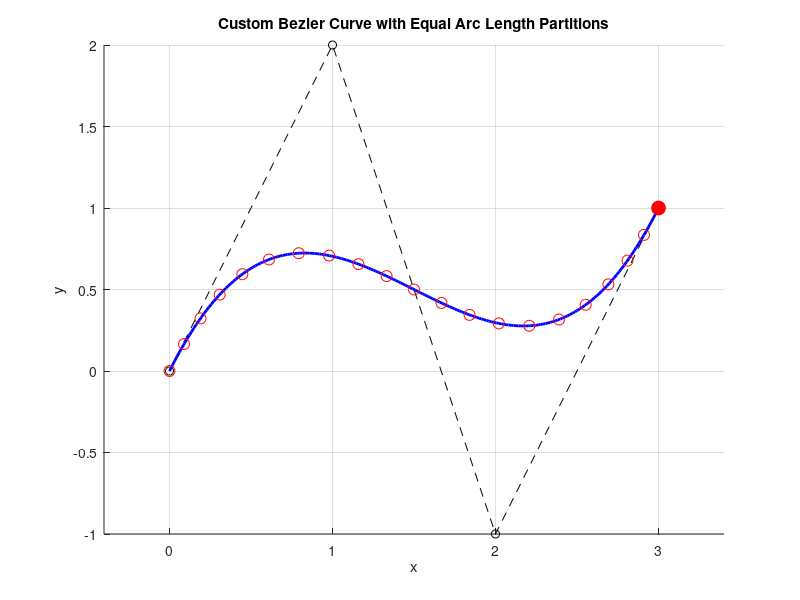

This figure's MATLAB source:
% Task 6: Create and equipartition a custom Bezier curve path
% 题目6：创建自定义贝塞尔曲线路径并进行等分

function task6_custom_bezier
    % 定义控制点（这里创建一个 "S" 形状）
    control_points = [
        0, 0;    % P0
        1, 2;    % P1
        2, -1;   % P2
        3, 1     % P3
    ];

    % 等分曲线
    n = 20;  % 分段数
    s_values = linspace(0, 1, n+1);
    t_values = zeros(size(s_values));
    total_length = compute_arc_length(1, control_points);

    % 使用牛顿法找到对应的 t 值
    for i = 1:length(s_values)
        target_length = s_values(i) * total_length;
        t_values(i) = find_t_newton(target_length, control_points, total_length);
    end

    % 绘制曲线和等分点
    figure;
    hold on;
    grid on;

    % 绘制控制多边形
    plot(control_points(:,1), control_points(:,2), 'k--o');

    % 绘制贝塞尔曲线
    t_plot = linspace(0, 1, 200)';
    [x_plot, y_plot] = bezier_curve(t_plot, control_points);
    plot(x_plot, y_plot, 'b-', 'LineWidth', 2);

    % 绘制等分点
    [x_points, y_points] = bezier_curve(t_values(:), control_points);
    plot(x_points, y_points, 'ro', 'MarkerSize', 8);

    title('Custom Bezier Curve with Equal Arc Length Partitions');
    xlabel('x');
    ylabel('y');
    axis equal;

    % 添加动画演示
    animate_motion(t_values, control_points);
end

function [x, y] = bezier_curve(t, control_points)
    % 确保 t 是列向量
    t = t(:);
    % 三次贝塞尔曲线公式
    B = [(1-t).^3, 3*t.*(1-t).^2, 3*t.^2.*(1-t), t.^3];
    x = B * control_points(:,1);
    y = B * control_points(:,2);
end

function [dx, dy] = bezier_derivative(t, control_points)
    % 计算导数
    t = t(1);  % 确保t是标量
    % 导数的 Bézier 矩阵公式
    dB = [-3*(1-t)^2, 3*(1-4*t+3*t^2), 3*(2*t-3*t^2), 3*t^2];
    dx = dB * control_points(:,1);
    dy = dB * control_points(:,2);
end

function v = compute_velocity(t, control_points)
    [dx, dy] = bezier_derivative(t, control_points);
    v = sqrt(dx^2 + dy^2);
end

function len = compute_arc_length(t_end, control_points)
    % 使用自适应Simpson求积法计算弧长
    tol = 1e-8;  % 误差容限
    len = adaptive_quad(@(t) compute_velocity(t, control_points), 0, t_end, tol);
end

function integral = adaptive_quad(f, a, b, tol)
    % 自适应Simpson求积法
    c = (a + b)/2;
    h = (b - a)/2;
    
    % 计算Simpson积分近似值
    fa = f(a);
    fb = f(b);
    fc = f(c);
    
    S = h*(fa + 4*fc + fb)/3;
    
    % 递归计算，直到达到精度要求
    integral = adaptive_quad_recursive(f, a, b, tol, S, fa, fc, fb);
end

function integral = adaptive_quad_recursive(f, a, b, tol, S, fa, fc, fb)
    % 递归实现自适应Simpson求积
    h = (b - a)/2;
    c = (a + b)/2;
    
    % 计算两个子区间的中点
    d = (a + c)/2;
    e = (c + b)/2;
    
    fd = f(d);
    fe = f(e);
    
    % 计算左右子区间的Simpson积分
    S1 = h*(fa + 4*fd + fc)/6;
    S2 = h*(fc + 4*fe + fb)/6;
    
    % 比较精度
    if abs(S1 + S2 - S) <= 15*tol
        integral = S1 + S2;
    else
        % 递归细分区间
        integral = adaptive_quad_recursive(f, a, c, tol/2, S1, fa, fd, fc) + ...
                  adaptive_quad_recursive(f, c, b, tol/2, S2, fc, fe, fb);
    end
end

function t = find_t_newton(target_length, control_points, total_length)
    % 使用牛顿法找到对应的参数 t
    t = target_length / total_length;  % 初始猜测
    tol = 1e-6;
    max_iter = 50;

    for i = 1:max_iter
        current_length = compute_arc_length(t, control_points);
        f = current_length - target_length;
        df = compute_velocity(t, control_points);

        if df == 0
            warning('牛顿法：零导数，无法收敛');
            return;
        end

        t_new = t - f / df;

        % 确保 t_new 在 [0, 1] 范围内
        if t_new < 0
            t_new = 0;
        elseif t_new > 1
            t_new = 1;
        end

        if abs(t_new - t) < tol
            t = t_new;
            return;
        end
        t = t_new;
    end

    warning('牛顿法未能在最大迭代次数内收敛');
end

function animate_motion(t_values, control_points)
    % 创建动画对象
    ball = plot(0, 0, 'ro', 'MarkerSize', 10, 'MarkerFaceColor', 'r');

    % 动画循环
    for t = linspace(0, 1, 200)
        [x, y] = bezier_curve(t, control_points);
        set(ball, 'XData', x, 'YData', y);
        drawnow;
        pause(0.01);
    end
end